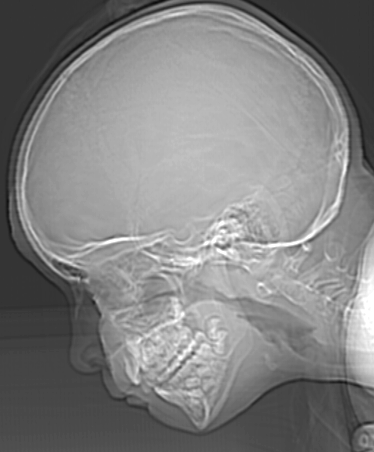
#> input picture Lab01 - Joao Vitor/ctskull-256.tif, 374 x 452 px
$ jupyter execute ex2.ipynb
#> lines starting #> are read from the running program, lines starting #| are printed output that depends on the picture; after the words box and inside, x2 and y2 are one past the last pixel; in counts of white or black regions, pixels touching at a corner belong together
[cell 1]
import cv2
import matplotlib.pyplot as plt
import numpy as np

image_bits = 256
downgrade_level = 2

def update_pixel_value(pixel):
    pixel = round((pixel/(image_bits-1)) * (round(image_bits/downgrade_level) -1))

    return pixel

update_values = np.vectorize(update_pixel_value)

img = cv2.imread("ctskull-256.tif", cv2.IMREAD_GRAYSCALE)
#> img is the input picture: shape (452, 374); min 12, max 255, mean 129.4

plt.imshow(img, cmap="gray", vmin=0, vmax=255)

[cell 2]
img_128 = update_values(img)
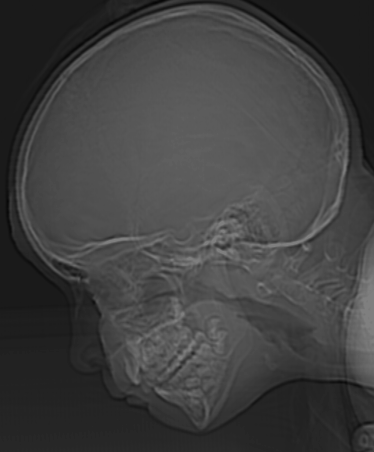
#> img_128: shape (452, 374) int64; min 6, max 127, mean 64.4
plt.imshow(img_128, cmap="gray", vmin=0, vmax=127)
image_bits = image_bits/downgrade_level

[cell 3]
img_64 = update_values(img_128)
plt.imshow(img_64, cmap="gray", vmin=0, vmax=63)
image_bits = image_bits/downgrade_level

[cell 4]
img_32 = update_values(img_64)
plt.imshow(img_32, cmap="gray", vmin=0, vmax=31)
image_bits = image_bits/downgrade_level

[cell 5]
img_16 = update_values(img_32)
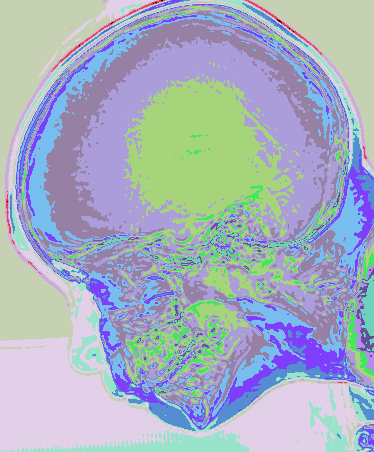
#> img_16: shape (452, 374) int64; 16 distinct labels, from 0 to 15; one colour per label, 0 black
plt.imshow(img_16, cmap="gray", vmin=0, vmax=15)
image_bits = image_bits/downgrade_level

[cell 6]
img_8 = update_values(img_16)
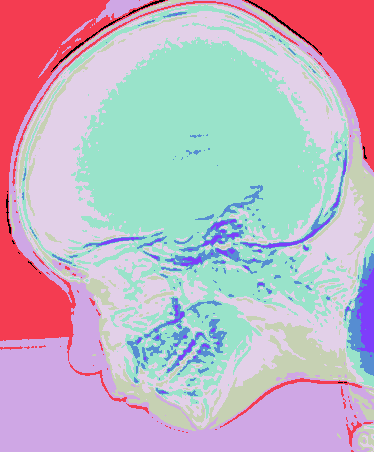
#> img_8: shape (452, 374) int64; 8 distinct labels, from 0 to 7; one colour per label, 0 black
plt.imshow(img_8, cmap="gray", vmin=0, vmax=7)
image_bits = image_bits/downgrade_level

[cell 7]
img_4 = update_values(img_8)
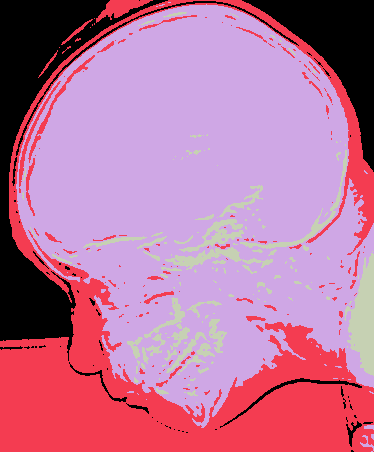
#> img_4: shape (452, 374) int64; 4 distinct labels, from 0 to 3; one colour per label, 0 black
plt.imshow(img_4, cmap="gray", vmin=0, vmax=3)
image_bits = image_bits/downgrade_level

[cell 8]
img_2 = update_values(img_4)
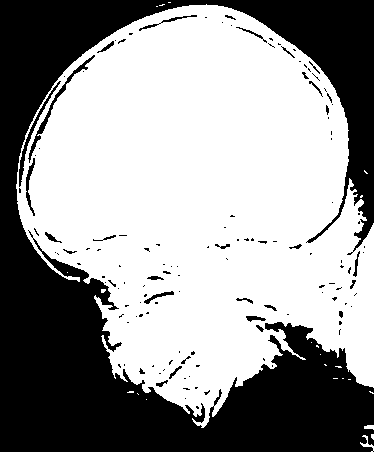
#> img_2: shape (452, 374) int64; values 0 (black) and 1 (white), 59.7% white; 134 black regions (103 under 20 px), largest, box (x1, y1, x2, y2) and area: (0, 0, 374, 452) 65430, (28, 55, 95, 163) 449, (19, 81, 61, 187) 349
plt.imshow(img_2, cmap="gray", vmin=0, vmax=1)
